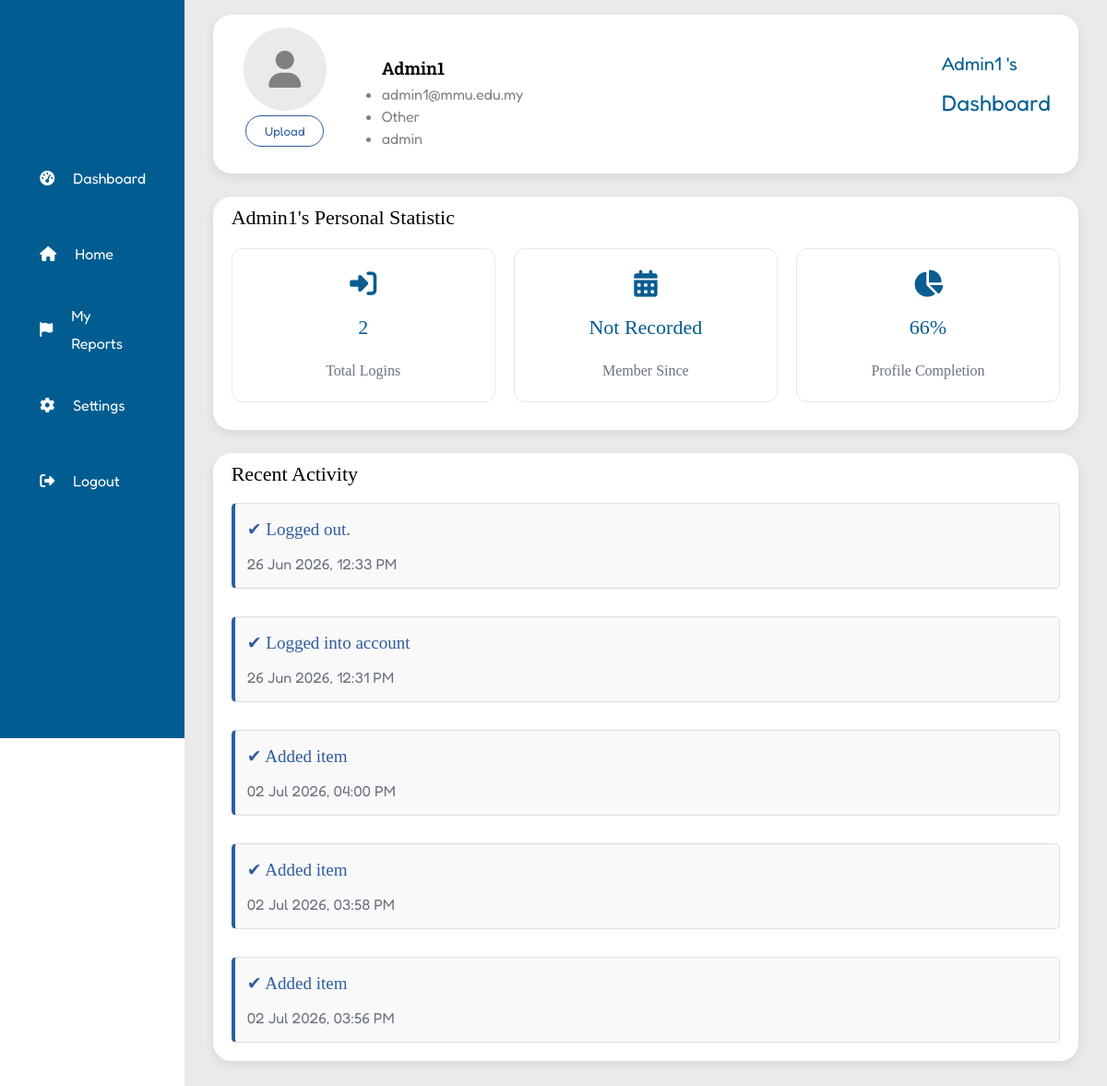
Page /user_profile (signed in) on the earlier database version.
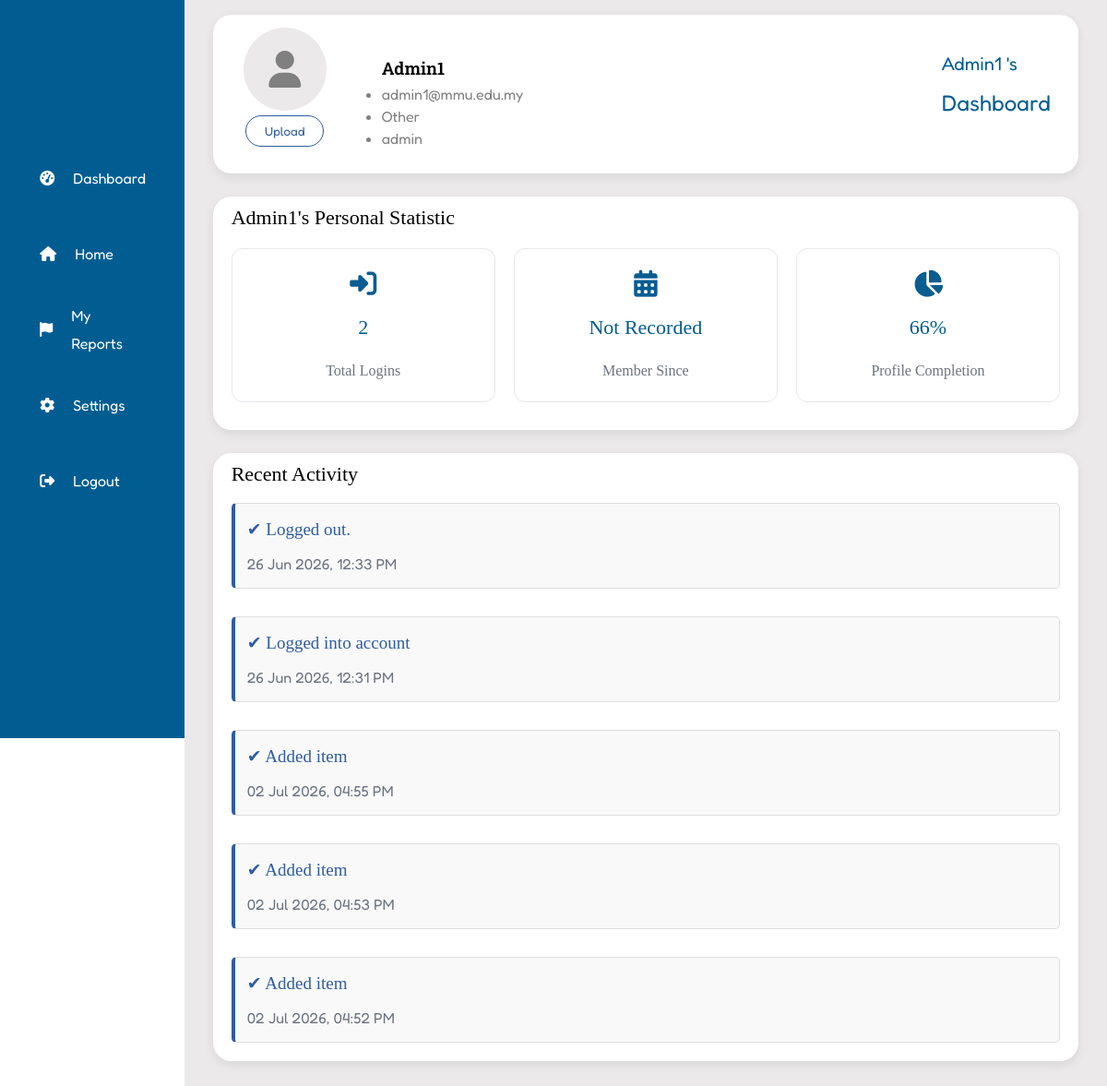
Same page on the later database version.
### tables this page shows
CREATE TABLE activity(
                id INTEGER PRIMARY KEY AUTOINCREMENT,
                user_id INTEGER,
                activity TEXT,
                activity_time TEXT
                );

### app.py (the view)
@app.route("/user_profile")
def profile():
    user_id = session.get('user_id')
    if not user_id:
        return redirect(url_for('login'))
    connect = sqlite3.connect("database.db")
    connect.row_factory = sqlite3.Row  # access column by name
    cursor = connect.cursor()
    cursor.execute("SELECT * FROM user WHERE id = ?", (user_id,))
    user = cursor.fetchone()
    profile_column = [user["username"], user["email"],
                      user["phone_num"], user["role"], user["gender"], user["address"]]
    filled = sum(1 for f in profile_column
                 if f and str(f).strip() != "" and str(f).strip().lower() != "none")
    total = len(profile_column)
    percentage = int((filled/total)*100)
    cursor.execute(
        """SELECT * FROM activity WHERE user_id =? ORDER BY activity_time DESC LIMIT 5""", (user_id,))  # DESC = descending (newest first) only get the 7 latest activity
    recent_activity = cursor.fetchall()
    connect.close()
    return render_template("user_profile.html", username=user["username"], email=user["email"], phone_num=user["phone_num"], role=user["role"], gender=user["gender"], login_count=user["login_count"] or 0, profile_image=user["profile_image"]if user else None, percentage=percentage, register_time=user["register_time"]if user and user["register_time"] else 'Not Recorded', recent_activity=recent_activity)

### templates/user_profile.html (shortened to what this page needs)
<!DOCTYPE html>
<html lang="en"">
<head>
    <link rel="stylesheet" href="/css/layout.css">
    <link rel="stylesheet" href="https://cdnjs.cloudflare.com/ajax/libs/font-awesome/6.4.0/css/all.min.css">
</head>
<body class="userprofile-body">
    <div class="sidebar">
        <div class="logo"></div>
        <ul>
            <li>
                <a href="{{url_for('profile')}}">
                    <i class="fas fa-tachometer-alt"></i>
                </a>
            </li>
            <li>
                <a href="{{ url_for('home_page') }}">
                    <i class="fas fa-home"></i>
                </a>
            </li>
            <li>
                <a href="{{ url_for('my_reports') }}">
                    <i class="fas fa-flag"></i>
                </a>
            </li>
            <li>
                <a href="{{url_for('setting')}}">
                    <i class="fas fa-cog"></i>
                </a>
            </li>
            <li>
                <a href="{{ url_for('logout') }}">
                    <i class="fas fa-sign-out-alt"></i>
                </a>
            </li>
        </ul>
    </div>
    <div class="maincontent">
        <div class="headeroutside">
            <div class="aboutuser">
                <form action="/upload_profile" method="post" enctype="multipart/form-data">
                    <label for="profile_image" class="profile-picture">
                        <i class="fa-solid fa-user" id="default-icon"{% if profile_image %}style="display:none;"{% endif %}></i>
                    </label>
                    <button class="upload-button" type="submit">Upload</button>
                </form>
                <ul class="user-info">
                    <h3>{{ username }}</h3>
                    <li>{{ email }}</li>
                    <li>{{ gender }}</li>
                    <li>{{ role }}</li>
                </ul>
            </div>
            <div class="header-dashboard">
                <span>{{ username }} 's</span>
                <h2>Dashboard</h2>
            </div>
        </div>
        <div class="statistic">
            <h2>{{ username}}'s Personal Statistic</h2>
            <div class="statisticcontainer">
                <div class="statisticcard">
                    <i class="fa-solid fa-right-to-bracket"></i>
                    <h2>{{ login_count }}</h2>
                    <span>Total Logins</span>
                </div>
                <div class="statisticcard">
                    <i class="fa-solid fa-calendar-days"></i>
                    <h2>{{register_time}}</h2>
                    <span>Member Since</span>
                </div>
                <div class="statisticcard">
                    <i class="fa-solid fa-chart-pie"></i>
                    <h2>{{ percentage }}%</h2>
                    <span>Profile Completion</span>
                </div>
            </div>
        </div>
        <div class="recentactivity">
            <h2>Recent Activity</h2>
            <div class="activity">
                {%for activity in recent_activity%}
                    <div class="activitycontent">
                        <p><strong>✔ {{ activity[2]}}</strong></p>
                        <p>{{ activity[3] }}</p>
                    </div>
                {%endfor%}
            </div>
        </div>
    </div>
</body>
</html>

Differences in the rows shown:
no longer on this page (row unchanged): activity: activity "Added item", activity_time "02 Jul 2026, 04:00 PM"
no longer on this page (row unchanged): activity: activity "Added item", activity_time "02 Jul 2026, 03:58 PM"
no longer on this page (row unchanged): activity: activity "Added item", activity_time "02 Jul 2026, 03:56 PM"
added activity: activity "Added item", activity_time "02 Jul 2026, 04:55 PM"
added activity: activity "Added item", activity_time "02 Jul 2026, 04:53 PM"
added activity: activity "Added item", activity_time "02 Jul 2026, 04:52 PM"
